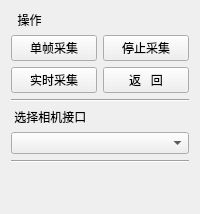
         <widget class="QWidget" name="page_15">
          <layout class="QGridLayout" name="gridLayout_3">
           <item row="1" column="1">
            <widget class="QPushButton" name="pushButton_6">
             <property name="text">
              <string>停止采集</string>
             </property>
            </widget>
           </item>
           <item row="7" column="1">
            <spacer name="verticalSpacer_5">
             <property name="orientation">
              <enum>Qt::Vertical</enum>
             </property>
             <property name="sizeHint" stdset="0">
              <size>
               <width>20</width>
               <height>40</height>
              </size>
             </property>
            </spacer>
           </item>
           <item row="2" column="0">
            <widget class="QPushButton" name="pushButton_14">
             <property name="text">
              <string>实时采集</string>
             </property>
            </widget>
           </item>
           <item row="7" column="0">
            <spacer name="verticalSpacer">
             <property name="orientation">
              <enum>Qt::Vertical</enum>
             </property>
             <property name="sizeHint" stdset="0">
              <size>
               <width>20</width>
               <height>40</height>
              </size>
             </property>
            </spacer>
           </item>
           <item row="5" column="0" colspan="2">
            <widget class="QComboBox" name="comboBox"/>
           </item>
           <item row="2" column="1">
            <widget class="QPushButton" name="pushButton_15">
             <property name="text">
              <string>返   回</string>
             </property>
            </widget>
           </item>
           <item row="4" column="0">
            <widget class="QLabel" name="label_9">
             <property name="text">
              <string> 选择相机接口</string>
             </property>
            </widget>
           </item>
           <item row="0" column="0">
            <widget class="QLabel" name="label_10">
             <property name="text">
              <string>  操作</string>
             </property>
            </widget>
           </item>
           <item row="1" column="0">
            <widget class="QPushButton" name="pushButton_13">
             <property name="text">
              <string>单帧采集</string>
             </property>
            </widget>
           </item>
           <item row="3" column="0" colspan="2">
            <widget class="Line" name="line_13">
             <property name="orientation">
              <enum>Qt::Horizontal</enum>
             </property>
            </widget>
           </item>
           <item row="6" column="0" colspan="2">
            <widget class="Line" name="line_11">
             <property name="orientation">
              <enum>Qt::Horizontal</enum>
             </property>
            </widget>
           </item>
          </layout>
         </widget>
